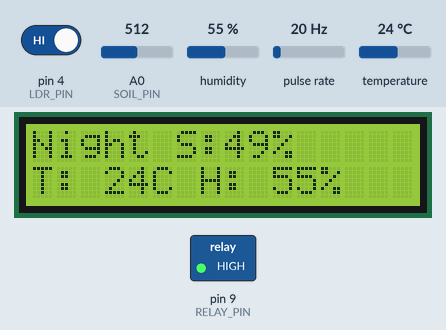
Recording of a sketch running on a simulated Arduino Uno, built with avr-gcc and run on an emulated ATmega328P. Parts: 16×2 character LCD, switched loads named in the sketch (green lamp = pin HIGH). Wiring (inferred from the names in the program): pulse sensor: data pin 2. The inputs (shaded band) are chosen by the test bench; at power-on: pin 4 (LDR_PIN) HIGH, A0 (SOIL_PIN) = 512, pulse rate 20 Hz, humidity 55 %, temperature 24 °C. EEPROM starts erased; what the sketch prints to the serial monitor is not drawn.

Above: at 3.3 s.
3.4 s: pin 4 (LDR_PIN) driven LOW
At 6.8 s:
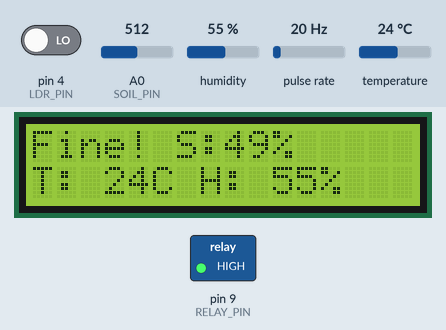
7.4 s: A0 (SOIL_PIN) set to 686
At 10.7 s:
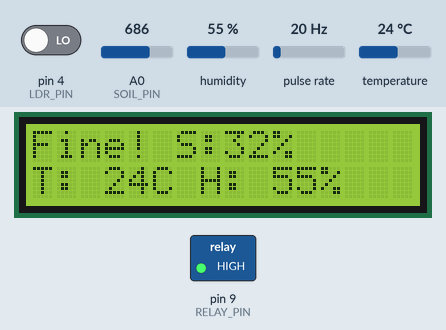
11.1 s: A0 (SOIL_PIN) set to 710
At 14.6 s:
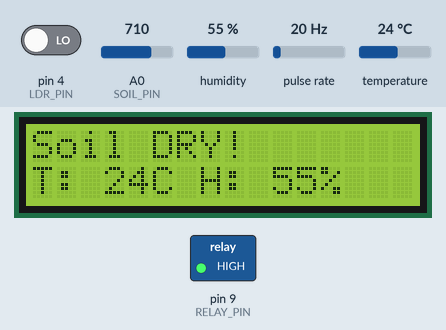
16.9 s: pulse rate (sensor on pin 2) set to 100 Hz
At 22.1 s:
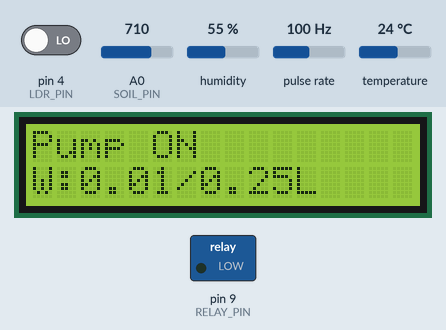
23.1 s: pulse rate (sensor on pin 2) set to 4 Hz
31.8 s: pulse rate (sensor on pin 2) set to 150 Hz
At 38.2 s:
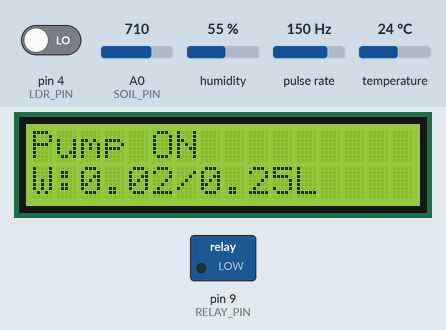
Timing chart, 0 to 77.0 s (numbered marks = the images above; inputs shaded):
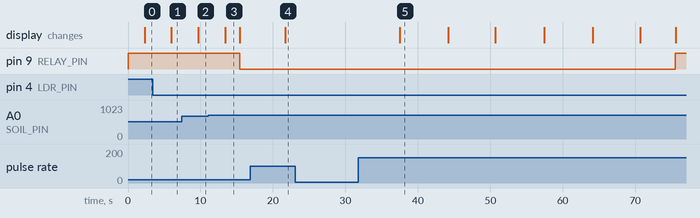

The sketch:

smart_irrigation_v2__1_.ino
```cpp
#include <Wire.h>
#include <LiquidCrystal_I2C.h>
#include <DHT.h>
#include <EEPROM.h>
#include <string.h>

// ================= Pins =================
#define DHTPIN        7
#define DHTTYPE       DHT11
#define SOIL_PIN      A0
#define LDR_PIN       4
#define RELAY_PIN     9
#define FLOW_PIN      2

// ================= Constants =================
const float  LITERS_PER_PULSE  = 0.25 / 25000.0;
const float  TARGET_VOLUME     = 0.25;

const int    DRY_THRESHOLD     = 700;
const int    WET_THRESHOLD     = 500;

const unsigned long PUMP_TIMEOUT_MS = 60000UL;
const unsigned long COOLDOWN_MS     = 300000UL;
const unsigned long SOAKING_MS      = 15000UL;
const unsigned long READ_INTERVAL   = 500UL;

// ================= EEPROM =================
#define EEPROM_ADDR 0

// ================= Objects =================
DHT dht(DHTPIN, DHTTYPE);
LiquidCrystal_I2C lcd(0x27, 16, 2);

// ================= State =================
volatile unsigned long pulseCount         = 0;
bool                   soilWasDry         = false;
unsigned long          lastIrrigationTime = 0;
float                  totalLiters        = 0.0;
float                  savedLiters        = 0.0;

// ================= Last Values  =================
int   lastMoisture = -1;
int   lastLight    = -1;
float lastTemp     = -999;
float lastHum      = -999;

// ================= LCD Buffers =================
char line1[17];
char line2[17];

// ================= Interrupt =================
void flowISR() {
  pulseCount++;
}

// ================= Safe Pulse Read =================
unsigned long safeReadPulses() {
  noInterrupts();
  unsigned long val = pulseCount;
  interrupts();
  return val;
}

// ================= LCD Helper =================
void lcdPrint(const char* l1, const char* l2) {
  lcd.setCursor(0, 0);
  lcd.print(l1);
  for (int i = strlen(l1); i < 16; i++) lcd.print(" ");
  lcd.setCursor(0, 1);
  lcd.print(l2);
  for (int i = strlen(l2); i < 16; i++) lcd.print(" ");
}

// ================= DHT Read with Retry =================
bool readDHT(float &temp, float &hum) {
  for (int attempt = 0; attempt < 3; attempt++) {
    temp = dht.readTemperature();
    hum  = dht.readHumidity();
    if (!isnan(temp) && !isnan(hum)) return true;
    delay(500);
  }
  return false;
}

// ================= Update Sensor Screen =================
void updateSensorScreen(int moisture, int light, float temp, float hum, bool dhtOK) {

  bool changed = (moisture != lastMoisture)  ||
                 (light    != lastLight)      ||
                 (dhtOK && (abs(temp - lastTemp) >= 1.0 ||
                            abs(hum  - lastHum)  >= 1.0));

  if (!changed) return;

  snprintf(line1, sizeof(line1), "S:%d%% %s",
           moisture, light ? "Dark" : "Lite");

  if (!dhtOK) {
    snprintf(line2, sizeof(line2), "DHT Error!");
  } else {
    char tBuff[5], hBuff[5];
    dtostrf(temp, 3, 0, tBuff);
    dtostrf(hum,  3, 0, hBuff);
    snprintf(line2, sizeof(line2), "T:%sC H:%s%%", tBuff, hBuff);
  }

  lcdPrint(line1, line2);

  lastMoisture = moisture;
  lastLight    = light;
  if (dhtOK) { lastTemp = temp; lastHum = hum; }
}

// ================= Serial Print =================
void printSerial(int soilRaw, int moisture, int light, float temp, float hum, bool dhtOK) {
  Serial.println("====================");
  Serial.print("Soil Raw: ");    Serial.println(soilRaw);
  Serial.print("Moisture: ");    Serial.print(moisture);  Serial.println("%");
  Serial.print("Light: ");       Serial.println(light ? "Dark" : "Bright");
  if (dhtOK) {
    Serial.print("Temp: ");      Serial.print(temp);      Serial.println(" C");
    Serial.print("Humidity: ");  Serial.print(hum);       Serial.println(" %");
  } else {
    Serial.println("DHT: Failed after 3 attempts");
  }
  Serial.print("Total Water: "); Serial.print(totalLiters, 2); Serial.println(" L");
}

// ================= Save EEPROM if Changed =================
void saveIfChanged() {
  if (totalLiters != savedLiters) {
    EEPROM.put(EEPROM_ADDR, totalLiters);
    savedLiters = totalLiters;
    Serial.println("EEPROM saved.");
  }
}

// ================= Setup =================
void setup() {
  Serial.begin(9600);

  pinMode(LDR_PIN,   INPUT);
  pinMode(FLOW_PIN,  INPUT_PULLUP);
  pinMode(RELAY_PIN, OUTPUT);

  digitalWrite(RELAY_PIN, HIGH);

  attachInterrupt(digitalPinToInterrupt(FLOW_PIN), flowISR, FALLING);

  dht.begin();
  lcd.init();
  lcd.backlight();

  EEPROM.get(EEPROM_ADDR, totalLiters);
  if (isnan(totalLiters) || totalLiters < 0 || totalLiters > 9999) {
    totalLiters = 0.0;
    EEPROM.put(EEPROM_ADDR, totalLiters);
  }
  savedLiters = totalLiters;

  lcdPrint("Smart Irrigation", "System Starting");
  Serial.println("=== SYSTEM START ===");
  Serial.print("Saved Total: "); Serial.print(totalLiters, 2); Serial.println(" L");

  delay(2000);
}

// ================= Main Loop =================
void loop() {

  // ======= 1.sensor reading =======
  long total = 0;
  for (int i = 0; i < 10; i++) {
    total += analogRead(SOIL_PIN);
    delay(5);
  }
  int soilRaw  = constrain(total / 10, 0, 1023);
  int moisture = constrain(map(soilRaw, 1023, 0, 0, 100), 0, 100);

  int   light = digitalRead(LDR_PIN);
  float temp  = 0, hum = 0;
  bool  dhtOK = readDHT(temp, hum);

  // ======= 2. Serial =======
  printSerial(soilRaw, moisture, light, temp, hum, dhtOK);

  // ======= 3. update screen =======
  updateSensorScreen(moisture, light, temp, hum, dhtOK);

  // ======= 4. Hysteresis =======
  if (soilRaw > DRY_THRESHOLD) soilWasDry = true;
  if (soilRaw < WET_THRESHOLD)  soilWasDry = false;

  // ======= 5. Cooldown =======
  bool cooldownOK = (lastIrrigationTime == 0) ||
                    (millis() - lastIrrigationTime >= COOLDOWN_MS);

  // ======= 6. LDR =======
  bool isDaytime = (light == 0);

  // ======= 7. =======
  if (soilWasDry && isDaytime && cooldownOK) {


    float prTemp = 0, prHum = 0;
    bool  prOK   = readDHT(prTemp, prHum);

    snprintf(line1, sizeof(line1), "Soil DRY!");
    if (prOK) {
      char tBuff[5], hBuff[5];
      dtostrf(prTemp, 3, 0, tBuff);
      dtostrf(prHum,  3, 0, hBuff);
      snprintf(line2, sizeof(line2), "T:%sC H:%s%%", tBuff, hBuff);
    } else {
      snprintf(line2, sizeof(line2), "DHT Error!");
    }
    lcdPrint(line1, line2);
    Serial.println("Soil DRY -> Need Water!");
    delay(2000);


    Serial.println("Pump ON -> Irrigating");

    noInterrupts();
    pulseCount = 0;
    interrupts();

    digitalWrite(RELAY_PIN, LOW);

    unsigned long pumpStart = millis();
    bool  timedOut = false;
    float liters   = 0.0;

    while (liters < TARGET_VOLUME) {

      if (millis() - pumpStart >= PUMP_TIMEOUT_MS) {
        timedOut = true;
        break;
      }

      unsigned long pulses = safeReadPulses();
      liters = pulses * LITERS_PER_PULSE;

      Serial.print("Pulses: "); Serial.print(pulses);
      Serial.print(" | Liters: "); Serial.println(liters, 3);

      char lBuff[5], tgBuff[5];
      dtostrf(liters,        4, 2, lBuff);
      dtostrf(TARGET_VOLUME, 4, 2, tgBuff);
      snprintf(line1, sizeof(line1), "Pump ON");
      snprintf(line2, sizeof(line2), "W:%s/%sL", lBuff, tgBuff);
      lcdPrint(line1, line2);

      delay(200);
    }


    digitalWrite(RELAY_PIN, HIGH);
    soilWasDry = false;

    totalLiters += liters;
    saveIfChanged();
    lastIrrigationTime = millis();

    lastMoisture = -1;
    lastTemp     = -999;
    lastHum      = -999;


    float poTemp = 0, poHum = 0;
    bool  poOK   = readDHT(poTemp, poHum);

    char tBuff[5], hBuff[5];
    if (poOK) {
      dtostrf(poTemp, 3, 0, tBuff);
      dtostrf(poHum,  3, 0, hBuff);
    }

    if (timedOut) {
      Serial.println("TIMEOUT -> Pump OFF");
      snprintf(line1, sizeof(line1), "TIMEOUT!");
    } else {
      Serial.println("TARGET REACHED -> Pump OFF");
      snprintf(line1, sizeof(line1), "Target Done!");
    }
    if (poOK) snprintf(line2, sizeof(line2), "T:%sC H:%s%%", tBuff, hBuff);
    else      snprintf(line2, sizeof(line2), "DHT Error!");
    lcdPrint(line1, line2);

    Serial.print("Total Water: "); Serial.print(totalLiters, 2); Serial.println(" L");

    delay(3000);

    // --- Soaking---
    unsigned long soakStart  = millis();
    bool          showSoak   = true;
    unsigned long lastSwitch = millis();

    while (millis() - soakStart < SOAKING_MS) {

      unsigned long remaining = (SOAKING_MS - (millis() - soakStart)) / 1000;

      if (showSoak) {
        snprintf(line1, sizeof(line1), "Water Soaking...");
        snprintf(line2, sizeof(line2), "Wait: %lus", remaining);
      } else {
        float sTemp = 0, sHum = 0;
        bool  sOK   = readDHT(sTemp, sHum);
        if (sOK) {
          char sBuff[5], uBuff[5];
          dtostrf(sTemp, 3, 0, sBuff);
          dtostrf(sHum,  3, 0, uBuff);
          snprintf(line1, sizeof(line1), "T:%sC H:%s%%", sBuff, uBuff);
        } else {
          snprintf(line1, sizeof(line1), "DHT Error!");
        }
        snprintf(line2, sizeof(line2), "Wait: %lus", remaining);
      }

      lcdPrint(line1, line2);

      if (millis() - lastSwitch >= 3000) {
        showSoak   = !showSoak;
        lastSwitch = millis();
      }

      delay(500);
    }

  } else {

    digitalWrite(RELAY_PIN, HIGH);


    char tBuff[5], hBuff[5];
    if (dhtOK) {
      dtostrf(temp, 3, 0, tBuff);
      dtostrf(hum,  3, 0, hBuff);
    }

    if (!isDaytime) {
      Serial.println("Night Mode -> Pump OFF");
      snprintf(line1, sizeof(line1), "Night S:%d%%", moisture);
      if (dhtOK) snprintf(line2, sizeof(line2), "T:%sC H:%s%%", tBuff, hBuff);
      else       snprintf(line2, sizeof(line2), "DHT Error!");
      lcdPrint(line1, line2);

    } else if (!cooldownOK) {
      Serial.println("Cooldown Active -> Pump OFF");
      snprintf(line1, sizeof(line1), "Cooldown S:%d%%", moisture);
      if (dhtOK) snprintf(line2, sizeof(line2), "T:%sC H:%s%%", tBuff, hBuff);
      else       snprintf(line2, sizeof(line2), "DHT Error!");
      lcdPrint(line1, line2);

    } else {
      Serial.println("Soil Wet -> Pump OFF");
      snprintf(line1, sizeof(line1), "Fine! S:%d%%", moisture);
      if (dhtOK) snprintf(line2, sizeof(line2), "T:%sC H:%s%%", tBuff, hBuff);
      else       snprintf(line2, sizeof(line2), "DHT Error!");
      lcdPrint(line1, line2);
    }

    delay(3000);
  }

  delay(READ_INTERVAL);
}
```

Measured:
- the behaviour switches between 700 and 701 on A0 (SOIL_PIN) (found by bisection; images 2 and 3)
- after the input at 3.4 s, the display: changes after 2.6 s (image 1)
- after the input at 7.4 s, the display: changes after 2.3 s (image 2)
- after the input at 11.1 s, pin 9 (RELAY_PIN): HIGH → LOW after 4.3 s; the display: changes after 2.3 s (image 3)
- after the input at 16.9 s, the display: changes after 4.8 s (image 4)
- after the input at 23.1 s, every drawn part: stays the same
- what the display in image 3 shows lasts 2.0 s, from 13.4 s to 15.4 s
